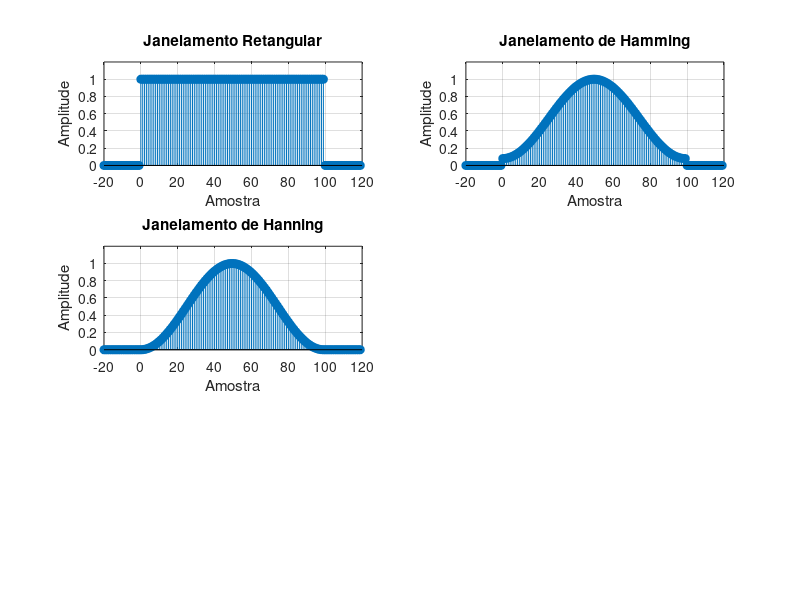

Here is the MATLAB script that generated this plot: (Note: this script raises an error after producing the figure.)
% Define the length of the window and the amount of padding
N = 100;
padding = 20;

% Create the indices to start from -padding to N-1
indices = -padding:(N+padding-1);


% Create the figure and plot the rectangular window with impulses in six subplots
figure;

% First subplot

% Generate the rectangular window
rectangular_window = rectwin(N);
% Add zero-padding to the window
window_with_padding = [zeros(padding, 1); rectangular_window; zeros(padding, 1)];

subplot(3, 2, 1); % 3 rows, 2 columns, first subplot
stem(indices, window_with_padding, 'filled', 'DisplayName', 'Retangular');
xlabel('Amostra');
ylabel('Amplitude');
title('Janelamento Retangular');
grid on;
ylim([0 1.2]); % Set the maximum y-axis limit slightly greater than 1

% Second subplot

% Generate the rectangular window
hamming_window = hamming(N);
% Add zero-padding to the window
window_with_padding = [zeros(padding, 1); hamming_window; zeros(padding, 1)];

subplot(3, 2, 2); % 3 rows, 2 columns, second subplot
stem(indices, window_with_padding, 'filled', 'DisplayName', 'Retangular 2');
xlabel('Amostra');
ylabel('Amplitude');
title('Janelamento de Hamming');
grid on;
ylim([0 1.2]); % Set the maximum y-axis limit slightly greater than 1

% Third subplot

% Generate the rectangular window
hanning_window = hanning(N);
% Add zero-padding to the window
window_with_padding = [zeros(padding, 1); hanning_window; zeros(padding, 1)];

subplot(3, 2, 3); % 3 rows, 2 columns, third subplot
stem(indices, window_with_padding, 'filled', 'DisplayName', 'Retangular 3');
xlabel('Amostra');
ylabel('Amplitude');
title('Janelamento de Hanning');
grid on;
ylim([0 1.2]); % Set the maximum y-axis limit slightly greater than 1

% Fourth subplot

% Generate the rectangular window
vonhann_window = vonhann(N);
% Add zero-padding to the window
window_with_padding = [zeros(padding, 1); vonhann_window; zeros(padding, 1)];

subplot(3, 2, 4); % 3 rows, 2 columns, fourth subplot
stem(indices, window_with_padding, 'filled', 'DisplayName', 'Retangular 4');
xlabel('Amostra');
ylabel('Amplitude');
title('Janelamento de Vonhann');
grid on;
ylim([0 1.2]); % Set the maximum y-axis limit slightly greater than 1

% Fifth subplot

% Generate the rectangular window
blackman_window = blackman(N);
% Add zero-padding to the window
window_with_padding = [zeros(padding, 1); blackman_window; zeros(padding, 1)];

subplot(3, 2, 5); % 3 rows, 2 columns, fifth subplot
stem(indices, window_with_padding, 'filled', 'DisplayName', 'Retangular 5');
xlabel('Amostra');
ylabel('Amplitude');
title('Janelamento de Blackman');
grid on;
ylim([0 1.2]); % Set the maximum y-axis limit slightly greater than 1

% Sixth subplot

% Generate the rectangular window
kaiser_window = kaiser(N, 3);
% Add zero-padding to the window
window_with_padding = [zeros(padding, 1); kaiser_window; zeros(padding, 1)];

subplot(3, 2, 6); % 3 rows, 2 columns, sixth subplot
stem(indices, window_with_padding, 'filled', 'DisplayName', 'Retangular 6');
xlabel('Amostra');
ylabel('Amplitude');
title('Janelamento de Kaiser');
grid on;
ylim([0 1.2]); % Set the maximum y-axis limit slightly greater than 1

